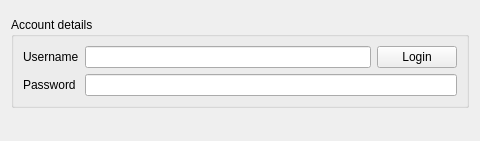
<?xml version="1.0" encoding="UTF-8"?>
<ui version="4.0">
 <class>GroovesharkSettingsPage</class>
 <widget class="QWidget" name="GroovesharkSettingsPage">
  <property name="geometry">
   <rect>
    <x>0</x>
    <y>0</y>
    <width>480</width>
    <height>141</height>
   </rect>
  </property>
  <property name="windowTitle">
   <string>Grooveshark</string>
  </property>
  <layout class="QVBoxLayout" name="verticalLayout_2">
   <item>
    <widget class="LoginStateWidget" name="login_state" native="true"/>
   </item>
   <item>
    <widget class="QGroupBox" name="account_group">
     <property name="title">
      <string>Account details</string>
     </property>
     <layout class="QVBoxLayout" name="verticalLayout_3">
      <item>
       <widget class="QWidget" name="login_container" native="true">
        <property name="enabled">
         <bool>true</bool>
        </property>
        <layout class="QGridLayout" name="gridLayout">
         <property name="margin">
          <number>0</number>
         </property>
         <item row="1" column="0">
          <widget class="QLabel" name="username_label">
           <property name="text">
            <string>Username</string>
           </property>
          </widget>
         </item>
         <item row="1" column="1">
          <widget class="QLineEdit" name="username"/>
         </item>
         <item row="2" column="0">
          <widget class="QLabel" name="password_label">
           <property name="text">
            <string>Password</string>
           </property>
          </widget>
         </item>
         <item row="2" column="1" colspan="2">
          <widget class="QLineEdit" name="password">
           <property name="echoMode">
            <enum>QLineEdit::Password</enum>
           </property>
          </widget>
         </item>
         <item row="1" column="2">
          <widget class="QPushButton" name="login">
           <property name="text">
            <string>Login</string>
           </property>
          </widget>
         </item>
        </layout>
       </widget>
      </item>
     </layout>
    </widget>
   </item>
   <item>
    <spacer name="verticalSpacer">
     <property name="orientation">
      <enum>Qt::Vertical</enum>
     </property>
     <property name="sizeHint" stdset="0">
      <size>
       <width>20</width>
       <height>30</height>
      </size>
     </property>
    </spacer>
   </item>
  </layout>
 </widget>
 <customwidgets>
  <customwidget>
   <class>LoginStateWidget</class>
   <extends>QWidget</extends>
   <header>widgets/loginstatewidget.h</header>
   <container>1</container>
  </customwidget>
 </customwidgets>
 <resources>
  <include location="../../data/data.qrc"/>
 </resources>
 <connections/>
</ui>
